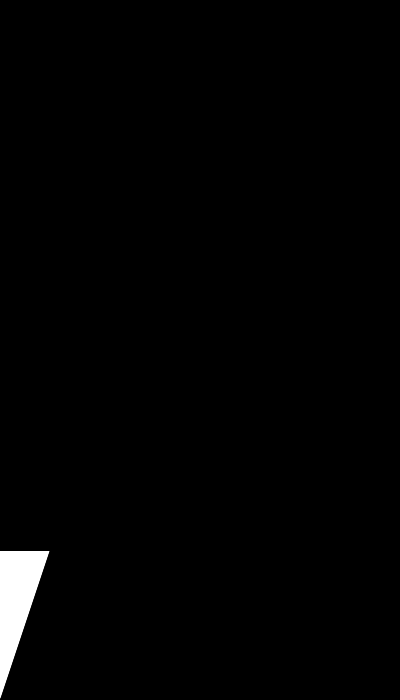
Frame 1 (no input)
Frame 60 (the mouse pressed at the canvas centre just before this capture): identical to frame 1, image omitted
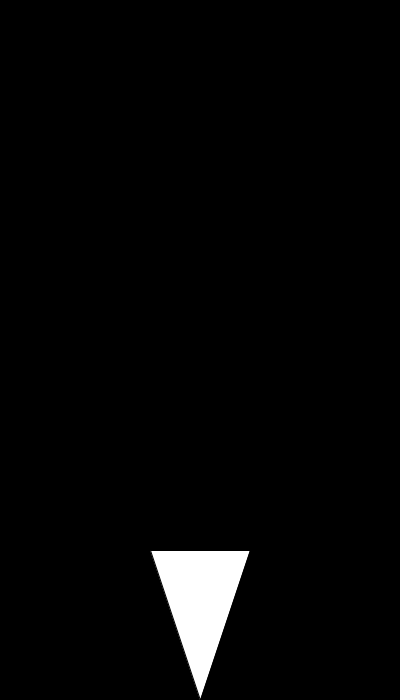
Frame 120 (the mouse held since frame 60 and released just before this capture)

The Processing sketch that drew these frames (run headless with seeded random() and noise(); from frame 60 on, the mouse is pressed at the canvas centre):

// Processing sketch: moving_cone2
// ── moving_cone2.pde
void setup() {
  size(400, 700);
  
}

void draw() {
  background(0);
  push();
  translate(mouseX-200, 0);
  triangle(150, 550, 250, 550, 200, 700);   
  pop();
}
  
